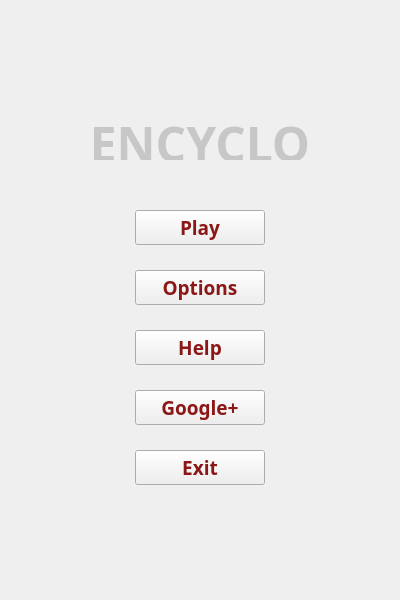
<?xml version="1.0" encoding="UTF-8"?>
<ui version="4.0">
 <class>MainWindow</class>
 <widget class="QMainWindow" name="MainWindow">
  <property name="geometry">
   <rect>
    <x>0</x>
    <y>0</y>
    <width>400</width>
    <height>600</height>
   </rect>
  </property>
  <property name="minimumSize">
   <size>
    <width>400</width>
    <height>600</height>
   </size>
  </property>
  <property name="maximumSize">
   <size>
    <width>400</width>
    <height>600</height>
   </size>
  </property>
  <property name="windowTitle">
   <string>Encyclo</string>
  </property>
  <widget class="QWidget" name="centralWidget">
   <widget class="QLabel" name="label_2">
    <property name="geometry">
     <rect>
      <x>0</x>
      <y>0</y>
      <width>401</width>
      <height>631</height>
     </rect>
    </property>
    <property name="styleSheet">
     <string notr="true">background-image: url(:/img/background.jpg);</string>
    </property>
    <property name="text">
     <string/>
    </property>
   </widget>
   <widget class="QPushButton" name="pushButton_1">
    <property name="geometry">
     <rect>
      <x>135</x>
      <y>210</y>
      <width>130</width>
      <height>35</height>
     </rect>
    </property>
    <property name="minimumSize">
     <size>
      <width>130</width>
      <height>35</height>
     </size>
    </property>
    <property name="maximumSize">
     <size>
      <width>130</width>
      <height>35</height>
     </size>
    </property>
    <property name="font">
     <font>
      <family>Bell MT</family>
      <pointsize>14</pointsize>
      <weight>75</weight>
      <bold>true</bold>
     </font>
    </property>
    <property name="styleSheet">
     <string notr="true">color: qlineargradient(spread:pad, x1:0, y1:0, x2:1, y2:0, stop:0.0738636 rgba(139, 18, 18, 255), stop:0.488636 rgba(0, 0, 0, 255), stop:0.931818 rgba(139, 23, 23, 255));

</string>
    </property>
    <property name="text">
     <string>Play</string>
    </property>
   </widget>
   <widget class="QLabel" name="label">
    <property name="geometry">
     <rect>
      <x>75</x>
      <y>110</y>
      <width>250</width>
      <height>50</height>
     </rect>
    </property>
    <property name="minimumSize">
     <size>
      <width>250</width>
      <height>50</height>
     </size>
    </property>
    <property name="maximumSize">
     <size>
      <width>250</width>
      <height>50</height>
     </size>
    </property>
    <property name="font">
     <font>
      <family>Bell MT</family>
      <pointsize>36</pointsize>
      <weight>75</weight>
      <bold>true</bold>
     </font>
    </property>
    <property name="styleSheet">
     <string notr="true"/>
    </property>
    <property name="text">
     <string>&lt;html&gt;&lt;head/&gt;&lt;body&gt;&lt;p align=&quot;center&quot;&gt;&lt;span style=&quot; color:#c7c7c7;&quot;&gt;ENCYCLO&lt;/span&gt;&lt;/p&gt;&lt;/body&gt;&lt;/html&gt;</string>
    </property>
   </widget>
   <widget class="QPushButton" name="pushButton_4">
    <property name="geometry">
     <rect>
      <x>135</x>
      <y>390</y>
      <width>130</width>
      <height>35</height>
     </rect>
    </property>
    <property name="minimumSize">
     <size>
      <width>130</width>
      <height>35</height>
     </size>
    </property>
    <property name="maximumSize">
     <size>
      <width>130</width>
      <height>35</height>
     </size>
    </property>
    <property name="font">
     <font>
      <family>Bell MT</family>
      <pointsize>14</pointsize>
      <weight>75</weight>
      <bold>true</bold>
     </font>
    </property>
    <property name="styleSheet">
     <string notr="true">color: qlineargradient(spread:pad, x1:0, y1:0, x2:1, y2:0, stop:0.0738636 rgba(139, 18, 18, 255), stop:0.488636 rgba(0, 0, 0, 255), stop:0.931818 rgba(139, 23, 23, 255));</string>
    </property>
    <property name="text">
     <string>Google+</string>
    </property>
   </widget>
   <widget class="QPushButton" name="pushButton_3">
    <property name="geometry">
     <rect>
      <x>135</x>
      <y>330</y>
      <width>130</width>
      <height>35</height>
     </rect>
    </property>
    <property name="minimumSize">
     <size>
      <width>130</width>
      <height>35</height>
     </size>
    </property>
    <property name="maximumSize">
     <size>
      <width>130</width>
      <height>35</height>
     </size>
    </property>
    <property name="font">
     <font>
      <family>Bell MT</family>
      <pointsize>14</pointsize>
      <weight>75</weight>
      <bold>true</bold>
     </font>
    </property>
    <property name="styleSheet">
     <string notr="true">color: qlineargradient(spread:pad, x1:0, y1:0, x2:1, y2:0, stop:0.0738636 rgba(139, 18, 18, 255), stop:0.488636 rgba(0, 0, 0, 255), stop:0.931818 rgba(139, 23, 23, 255));</string>
    </property>
    <property name="text">
     <string>Help</string>
    </property>
   </widget>
   <widget class="QPushButton" name="pushButton_2">
    <property name="geometry">
     <rect>
      <x>135</x>
      <y>270</y>
      <width>130</width>
      <height>35</height>
     </rect>
    </property>
    <property name="minimumSize">
     <size>
      <width>130</width>
      <height>35</height>
     </size>
    </property>
    <property name="maximumSize">
     <size>
      <width>130</width>
      <height>35</height>
     </size>
    </property>
    <property name="font">
     <font>
      <family>Bell MT</family>
      <pointsize>14</pointsize>
      <weight>75</weight>
      <bold>true</bold>
     </font>
    </property>
    <property name="styleSheet">
     <string notr="true">color: qlineargradient(spread:pad, x1:0, y1:0, x2:1, y2:0, stop:0.0738636 rgba(139, 18, 18, 255), stop:0.488636 rgba(0, 0, 0, 255), stop:0.931818 rgba(139, 23, 23, 255));</string>
    </property>
    <property name="text">
     <string>Options</string>
    </property>
   </widget>
   <widget class="QPushButton" name="pushButton_5">
    <property name="geometry">
     <rect>
      <x>135</x>
      <y>450</y>
      <width>130</width>
      <height>35</height>
     </rect>
    </property>
    <property name="minimumSize">
     <size>
      <width>130</width>
      <height>35</height>
     </size>
    </property>
    <property name="maximumSize">
     <size>
      <width>130</width>
      <height>35</height>
     </size>
    </property>
    <property name="font">
     <font>
      <family>Bell MT</family>
      <pointsize>14</pointsize>
      <weight>75</weight>
      <bold>true</bold>
     </font>
    </property>
    <property name="styleSheet">
     <string notr="true">color: qlineargradient(spread:pad, x1:0, y1:0, x2:1, y2:0, stop:0.0738636 rgba(139, 18, 18, 255), stop:0.488636 rgba(0, 0, 0, 255), stop:0.931818 rgba(139, 23, 23, 255));</string>
    </property>
    <property name="text">
     <string>Exit</string>
    </property>
   </widget>
  </widget>
 </widget>
 <layoutdefault spacing="6" margin="11"/>
 <resources/>
 <connections/>
</ui>
